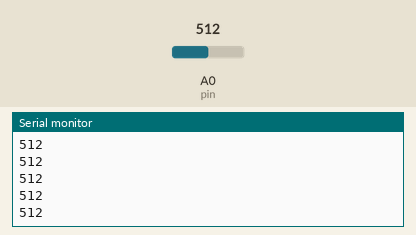
Recording of a sketch running on a simulated Arduino Uno, built with avr-gcc and run on an emulated ATmega328P. Parts: the last lines printed to the serial monitor. The inputs (shaded band) are chosen by the test bench; at power-on: A0 (pin) = 512.

Above: at 1.2 s.
1.3 s: A0 (pin) set to 716
At 1.68 s:
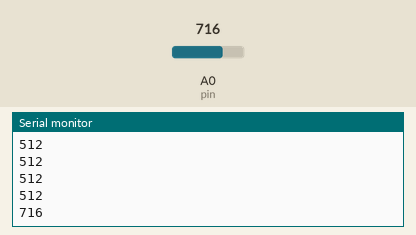
2.8 s: A0 (pin) set to 900
At 2.93 s:
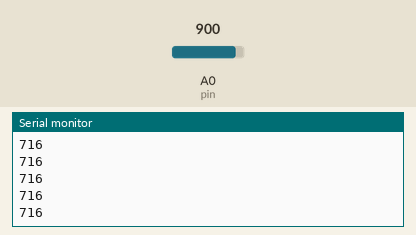
Timing chart, 0 to 5.8 s (numbered marks = the images above; inputs shaded):
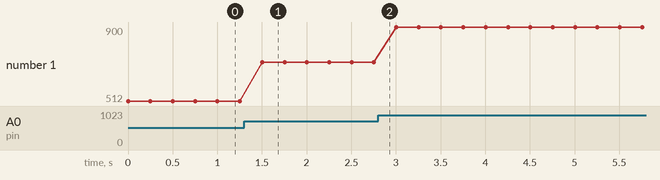

Measured:
- after the input at 1.3 s, the serial monitor: prints a new line after 0.20 s (image 1)
- plotted number 1: 512 → 716 after the input at 1.3 s, 716 → 900 after the input at 2.8 s

The sketch:

arduino_14_photoresister1.ino
```cpp
// C++ code
//
int pin = A0;
int lightval;
void setup()
{
  pinMode(pin, INPUT);
  Serial.begin(9600);
}

void loop()
{
  lightval = analogRead(pin);
  Serial.println(lightval);
  delay(250);

}
```
